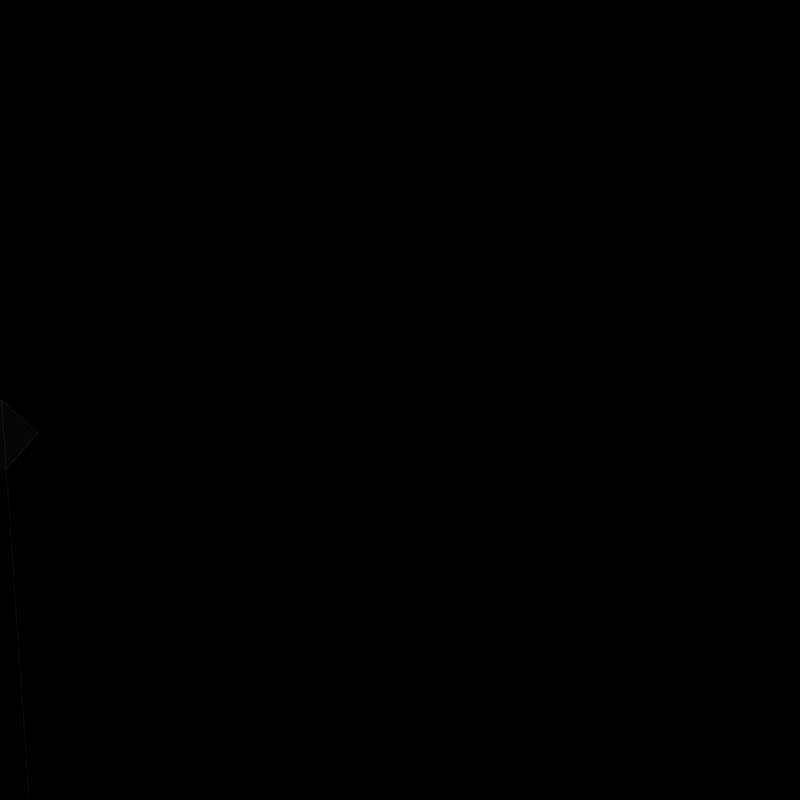
Frame 1 (no input)
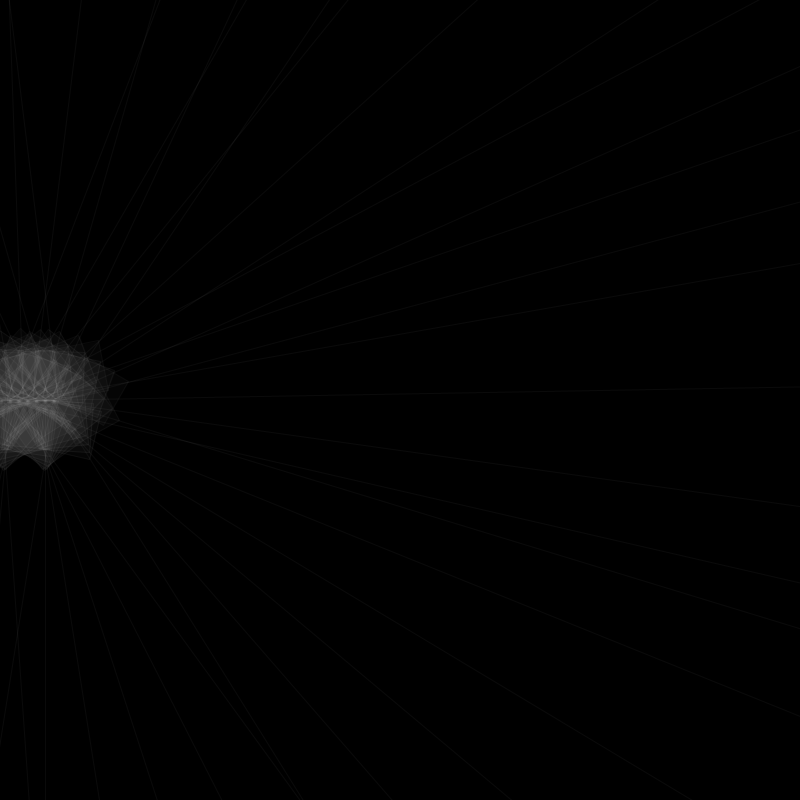
Frame 60 (the mouse pressed at the canvas centre just before this capture)
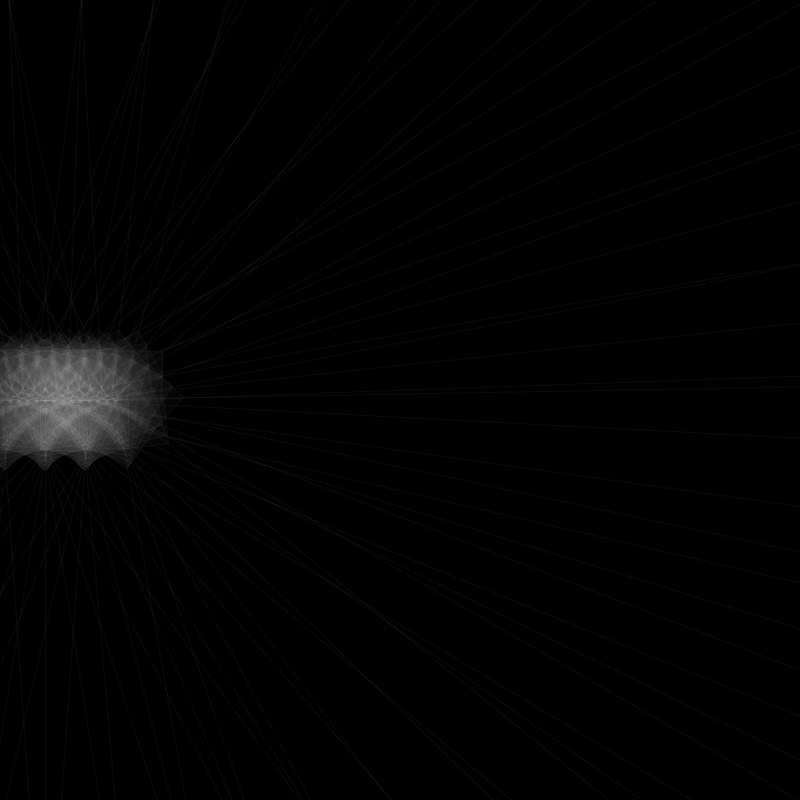
Frame 120 (the mouse held since frame 60 and released just before this capture)

The Processing sketch that drew these frames (run headless with seeded random() and noise(); from frame 60 on, the mouse is pressed at the canvas centre):

// Processing sketch: processing_39850
// ── processing_39850.pde

float rsize = 50.0;
int angle;
int speed;
float rcolor = 0.0;
int x;
int y;

void setup() {
  size(800,800);
  smooth();
  background(0);
  stroke(255,10);
  frameRate(24);
}

void draw() {
  
  angle = angle + 1;
  speed = speed + 40;
  
  if(rcolor < 200){
    rcolor = rcolor + 0.2;
  }
  
  fill(255,5);
  
  /*
  
  if(rsize < 25){
    rsize = rsize + 0.1;
  }else{
    rsize = 0;
  }
  
  */
  
  println("rsize"+rsize);
  
  if( x < width ){
    x = x + 1;
  }else{
    x = 0;
  }
  
  pushMatrix();
  
  translate(x,height/2);
  
  rotate(radians(angle+speed));
  
  rect(0,0,rsize,rsize);
  
  line(0,0,width,height);
  
  popMatrix();
  
}
